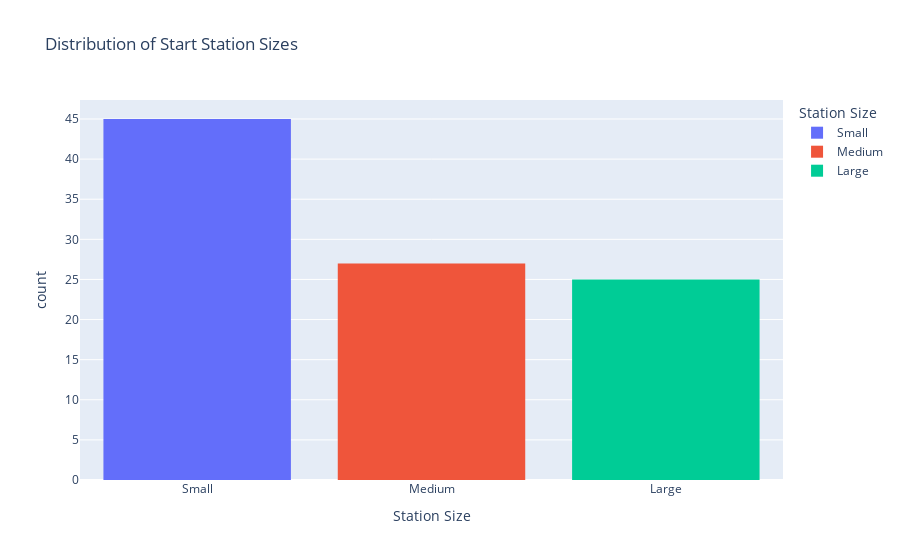

Notebook cell for this chart:
### Code cell
# 4a. Histogram: station size distribution
fig4a = px.histogram(
    df_modified,
    x='start_station_size',
    color='start_station_size',
    title='Distribution of Start Station Sizes',
    labels={'start_station_size': 'Station Size'}
)

fig4a.show()

### Figure 1 — Plotly figure (JSON) as saved in the notebook; plotly's stock layout.template omitted (floating-point values rounded to 4 significant figures)
{"data": [{"alignmentgroup": "True", "bingroup": "x", "hovertemplate": "Station Size=%{x}<br>count=%{y}<extra></extra>", "legendgroup": "Small", "marker": {"color": "#636efa", "pattern": {"shape": ""}}, "name": "Small", "offsetgroup": "Small", "orientation": "v", "showlegend": true, "x": ["Small", "Small", "Small", "Small", "Small", "Small", "Small", "Small", "Small", "Small", "Small", "Small", "Small", "Small", "Small", "Small", "Small", "Small", "Small", "Small", "Small", "Small", "Small", "Small", "Small", "Small", "Small", "Small", "Small", "Small", "Small", "Small", "Small", "Small", "Small", "Small", "Small", "Small", "Small", "Small", "Small", "Small", "Small", "Small", "Small"], "xaxis": "x", "yaxis": "y", "type": "histogram"}, {"alignmentgroup": "True", "bingroup": "x", "hovertemplate": "Station Size=%{x}<br>count=%{y}<extra></extra>", "legendgroup": "Medium", "marker": {"color": "#EF553B", "pattern": {"shape": ""}}, "name": "Medium", "offsetgroup": "Medium", "orientation": "v", "showlegend": true, "x": ["Medium", "Medium", "Medium", "Medium", "Medium", "Medium", "Medium", "Medium", "Medium", "Medium", "Medium", "Medium", "Medium", "Medium", "Medium", "Medium", "Medium", "Medium", "Medium", "Medium", "Medium", "Medium", "Medium", "Medium", "Medium", "Medium", "Medium"], "xaxis": "x", "yaxis": "y", "type": "histogram"}, {"alignmentgroup": "True", "bingroup": "x", "hovertemplate": "Station Size=%{x}<br>count=%{y}<extra></extra>", "legendgroup": "Large", "marker": {"color": "#00cc96", "pattern": {"shape": ""}}, "name": "Large", "offsetgroup": "Large", "orientation": "v", "showlegend": true, "x": ["Large", "Large", "Large", "Large", "Large", "Large", "Large", "Large", "Large", "Large", "Large", "Large", "Large", "Large", "Large", "Large", "Large", "Large", "Large", "Large", "Large", "Large", "Large", "Large", "Large"], "xaxis": "x", "yaxis": "y", "type": "histogram"}], "layout": {"xaxis": {"anchor": "y", "domain": [0.0, 1.0], "title": {"text": "Station Size"}, "categoryorder": "array", "categoryarray": ["Small", "Medium", "Large"]}, "yaxis": {"anchor": "x", "domain": [0.0, 1.0], "title": {"text": "count"}}, "legend": {"title": {"text": "Station Size"}, "tracegroupgap": 0}, "title": {"text": "Distribution of Start Station Sizes"}, "barmode": "relative"}}
